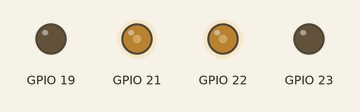
This sketch was run on a simulated ESP32. Parts: output pins drawn as LEDs (lit = HIGH).

Above: at 0.05 s.
At 4.05 s:
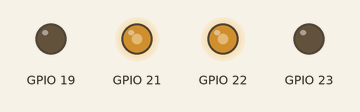
At 8.0 s:
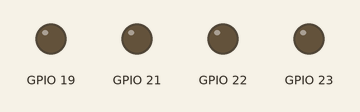
Timing chart, 0 to 10.4 s (numbered marks = the images above):
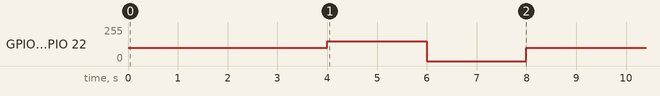

The sketch:

29_08_prueba_motores.ino
```cpp
// CHANNELS
#define CH_LEFT_1 12
#define CH_LEFT_2 11
#define CH_RIGHT_1 14
#define CH_RIGHT_2 13

// LEFT
#define M1A 19
#define M1B 21

// RIGHT
#define M2A 23
#define M2B 22

class Motor {
private:
  // atributos/variables usados por los metodos/funciones de la clase
  int pin_1;
  int pin_2;
  int ch_1;
  int ch_2;
  int frecuencia = 1000;
  int resolucion = 8;

public:
  // metodos/funciones
  Motor(int pin_a, int pin_b, int ch_a, int ch_b);
  void Forward(int vel);
  void Backward(int vel);
  void Stop();
};

// funcion constructor de ambos motores; funcion para setear y agregar los parametros (pines y chnls) de los motores en la creacion de objetos
Motor::Motor(int pin_a, int pin_b, int ch_a, int ch_b) {
  pin_1 = pin_a;
  pin_2 = pin_b;
  ch_1 = ch_a;
  ch_2 = ch_b;

  ledcSetup(ch_1, frecuencia, resolucion);
  ledcSetup(ch_2, frecuencia, resolucion);

  ledcAttachPin(pin_1, ch_1);
  ledcAttachPin(pin_2, ch_2);
}

void Motor::Forward(int vel) {
  ledcWrite(ch_2, vel);
  ledcWrite(ch_1, 0);
}

void Motor::Backward(int vel) {
  ledcWrite(ch_2, 0);
  ledcWrite(ch_1, vel);
}

void Motor::Stop() {
  ledcWrite(ch_1, 0);
  ledcWrite(ch_2, 0);
}

// crear objeto motor derecho e izquierdo con sus pines y chnls, con la funcion constructor
Motor *rightmotor = new Motor(M1A, M1B, CH_RIGHT_1, CH_RIGHT_2);
Motor *leftmotor = new Motor(M2A, M2B, CH_LEFT_1, CH_LEFT_2);

void setup() {
  Serial.begin(115200);
}

void loop() {

  rightmotor->Forward(100);
  leftmotor->Forward(100);
  delay(4000);

  rightmotor->Forward(150);
  leftmotor->Forward(150);
  delay(2000);

  rightmotor->Stop();
  leftmotor->Stop();
  delay(2000);
}
```

Measured:
- by itself, GPIO 21, GPIO 22: repeats every 8.0 s: 149/255 2.0 s, 0/255 2.0 s, 100/255 4.0 s
